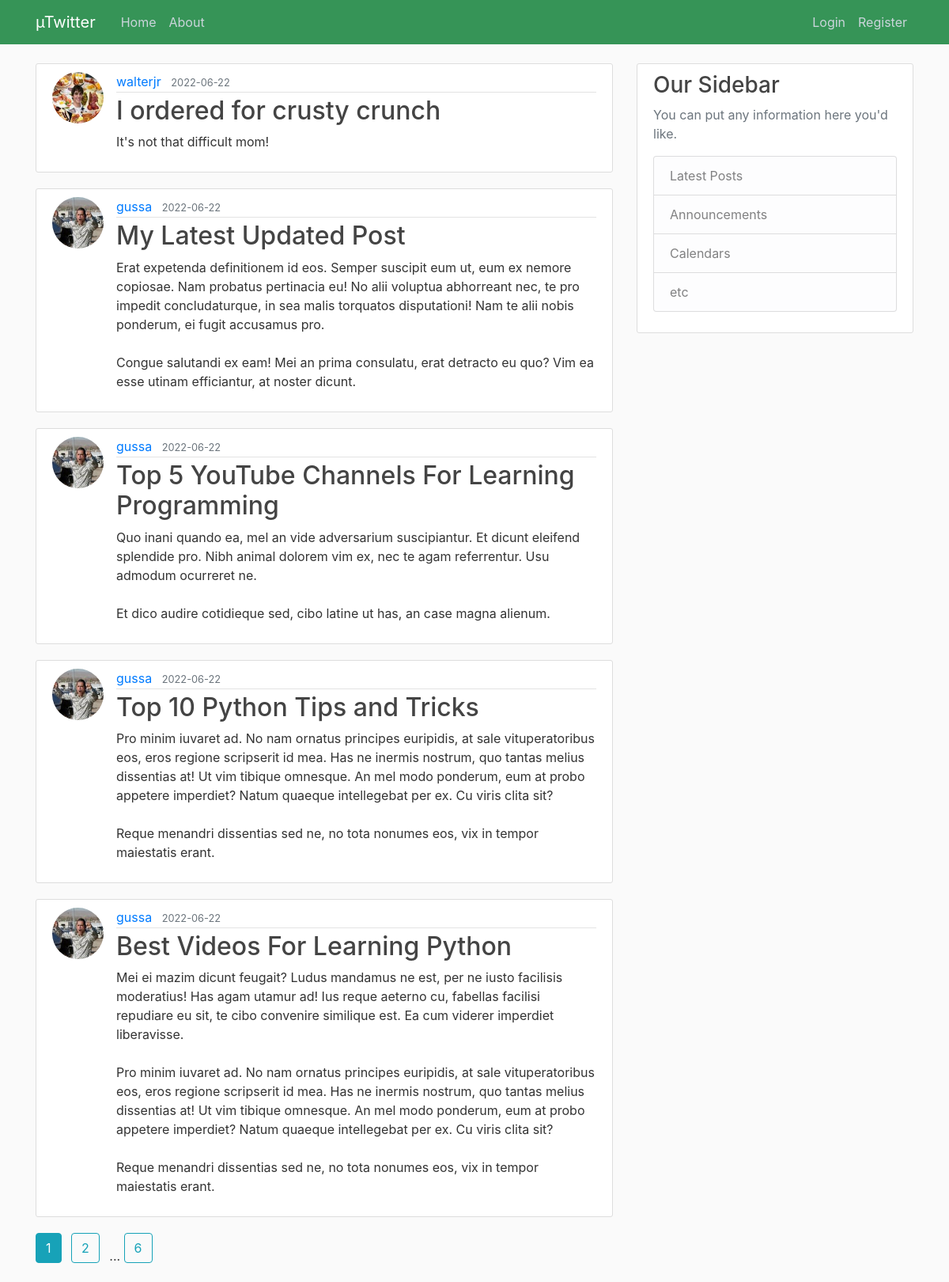
The page /home on the database its author committed.
### flaskblog/models.py (models this page shows, shortened)
class Post(db.Model):
    id = db.Column(db.Integer, primary_key=True)
    title = db.Column(db.String(100), nullable=False)
    date_posted = db.Column(db.DateTime, nullable=False, default=datetime.utcnow)
    content = db.Column(db.Text, nullable=False)
    user_id = db.Column(db.Integer, db.ForeignKey("user.id"), nullable=False)

class User(db.Model, UserMixin):
    id = db.Column(db.Integer, primary_key=True)
    username = db.Column(db.String(20), unique=True, nullable=False)
    email = db.Column(db.String(120), unique=True, nullable=False)
    image_file = db.Column(db.String(20), nullable=False, default="default.jpg")
    password = db.Column(db.String(60), nullable=False)
    posts = db.relationship("Post", backref="author", lazy=True)

### flaskblog/routes.py (the view)
@app.route("/")
@app.route("/home")
def home():
    page = request.args.get("page", 1, type=int)
    posts = Post.query.order_by(Post.date_posted.desc()).paginate(page=page, per_page=5)
    return render_template("home.html", posts=posts)

### flaskblog/templates/home.html
{% extends "layout.html" %}
{% block content %}
    {% for post in posts.items %}
        <article class="media content-section">
          <img src="{{ url_for('static', filename='profile_pics/' + post.author.image_file)}}" alt="" class="rounded-circle article-img">
          <div class="media-body">
            <div class="article-metadata">
              <a class="mr-2" href="{{ url_for('about', username=post.author.username) }}">{{ post.author.username }}</a>
              <small class="text-muted">{{ post.date_posted.strftime('%Y-%m-%d') }}</small>
            </div>
            <h2><a class="article-title" href="{{ url_for('post', post_id = post.id) }}">{{ post.title }}</a></h2>
            <p class="article-content">{{ post.content }}</p>
          </div>
        </article>
    {% endfor %}
    {% for page_num in posts.iter_pages(left_edge=1, right_edge=1, left_current=1, right_current=2) %}
        {% if page_num %}
          {% if posts.page == page_num %}
            <a href="{{ url_for('home', page=page_num) }}" class="btn btn-info mb-4 mr-2">{{ page_num }}</a>
          {% else %}
            <a href="{{ url_for('home', page=page_num) }}" class="btn btn-outline-info mb-4 mr-2">{{page_num}}</a>
          {% endif %}
        {% else %}
          ...
        {% endif %}
    {% endfor %}
{% endblock content %}

### flaskblog/templates/layout.html (shortened to what this page needs)
<!DOCTYPE html>
<html lang="en">
<head>
    <link rel="stylesheet" href="https://maxcdn.bootstrapcdn.com/bootstrap/4.0.0/css/bootstrap.min.css">
    <link rel="stylesheet" href="{{ url_for('static', filename='main.css')}}">
</head>
<body>
    <header class="site-header">
        <nav class="navbar navbar-expand-md navbar-dark bg-steel fixed-top">
            <div class="container">
                <a href="/" class="navbar-brand mr-4">µTwitter</a>
                <div class="collapse navbar-collapse" id="navbarToggle">
                    <div class="navbar-nav mr-auto">
                        <a class="nav-item nav-link" href="{{ url_for('home',hargun=10,surojit=5) }}">Home</a>
                        {% if current_user.is_authenticated %}
                            <a class="nav-item nav-link" href="{{ url_for('about',username=current_user.username) }}">About</a>
                        {% else %}
                            <a class="nav-item nav-link" href="{{ url_for('login') }}">About</a>
                        {% endif %}
                    </div>
                    <div class="navbar-nav">
                        {% if current_user.is_authenticated %}
                        <a href="{{ url_for('new_post') }}" class="nav-item nav-link">New Post</a>
                        <a class="nav-item nav-link" href="{{ url_for('account') }}">Account</a>
                        <a class="nav-item nav-link" href="{{ url_for('logout') }}">Logout</a>
                        {% else %}
                        <a class="nav-item nav-link" href="{{ url_for('login') }}">Login</a>
                        <a class="nav-item nav-link" href="{{ url_for('register') }}">Register</a>
                      {% endif %}
                    </div>
                </div>
            </div>
        </nav>
    </header>
    <main class="container" role="main">
        <div class="row">
            <div class="col-md-8">
                {% block content %}{% endblock %}
            </div>
            <div class="col-md-4">
                <div class="content-section">
                  <h3>Our Sidebar</h3>
                  <p class='text-muted'>You can put any information here you'd like.
                    <ul class="list-group">
                      <li class="list-group-item list-group-item-light">Latest Posts</li>
                      <li class="list-group-item list-group-item-light">Announcements</li>
                      <li class="list-group-item list-group-item-light">Calendars</li>
                      <li class="list-group-item list-group-item-light">etc</li>
                    </ul>
                  </p>
                </div>
            </div>
        </div>
    </main>
</body>
</html>

### flaskblog/static/main.css (style rules this page uses)
body { background: #fafafa; color: #333333; margin-top: 5rem; }
h1, h2, h3, h4, h5, h6 { color: #444444; }
.bg-steel { background-color: #369457; }
.site-header .navbar-nav .nav-link { color: #cbd5db; }
.content-section { background: #ffffff; padding: 10px 20px; border: 1px solid #dddddd; border-radius: 3px; margin-bottom: 20px; }
.article-title { color: #444444; }
.article-content { white-space: pre-line; }
.article-img { height: 65px; width: 65px; margin-right: 16px; }
.article-metadata { padding-bottom: 1px; margin-bottom: 4px; border-bottom: 1px solid #e3e3e3; }

### rows shown on the page
Post: image_file (picture), author.username "walterjr", date_posted "2022-06-22", title "I ordered for crusty crunch", content "It's not that difficult mom!"
Post: image_file (picture), author.username "gussa", date_posted "2022-06-22", title "My Latest Updated Post", content "Erat expetenda definitionem id eos. Semper suscipit eum ut, eum ex nemore copiosae. Nam probatus pertinacia eu! No alii voluptua abhorreant nec, te pro impedit concludaturque, in sea malis torquatos disputationi! Nam te alii nobis ponderum, ei fugit accusamus pro. Congue salutandi ex eam! Mei an prima consulatu, erat detracto eu quo? Vim ea esse utinam efficiantur, at noster dicunt."
Post: image_file (picture), author.username "gussa", date_posted "2022-06-22", title "Top 5 YouTube Channels For Learning Programming", content "Quo inani quando ea, mel an vide adversarium suscipiantur. Et dicunt eleifend splendide pro. Nibh animal dolorem vim ex, nec te agam referrentur. Usu admodum ocurreret ne. Et dico audire cotidieque sed, cibo latine ut has, an case magna alienum."
Post: image_file (picture), author.username "gussa", date_posted "2022-06-22", title "Top 10 Python Tips and Tricks", content "Pro minim iuvaret ad. No nam ornatus principes euripidis, at sale vituperatoribus eos, eros regione scripserit id mea. Has ne inermis nostrum, quo tantas melius dissentias at! Ut vim tibique omnesque. An mel modo ponderum, eum at probo appetere imperdiet? Natum quaeque intellegebat per ex. Cu viris clita sit? Reque menandri dissentias sed ne, no tota nonumes eos, vix in tempor maiestatis erant."
Post: image_file (picture), author.username "gussa", date_posted "2022-06-22", title "Best Videos For Learning Python", content "Mei ei mazim dicunt feugait? Ludus mandamus ne est, per ne iusto facilisis moderatius! Has agam utamur ad! Ius reque aeterno cu, fabellas facilisi repudiare eu sit, te cibo convenire similique est. Ea cum viderer imperdiet liberavisse. Pro minim iuvaret ad. No nam ornatus principes euripidis, at sale vituperatoribus eos, eros regione scripserit id mea. Has ne inermis nostrum, quo tantas melius dissentias at! Ut vim tibique omnesque. An mel modo ponderum, eum at probo appetere imperdiet? Natum quaeque intellegebat per ex. Cu viris clita sit? Reque menandri dissentias sed ne, no tota nonumes eos, vix in tempor maiestatis erant."

### other values the page prints
{{ page_num }} "1"
{{ page_num }} "2" "6"
